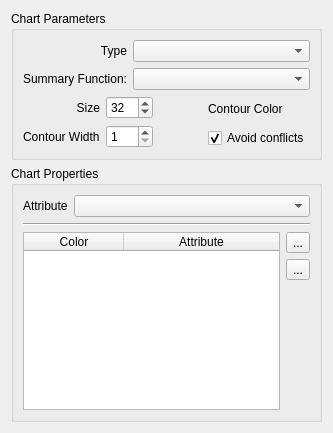
<?xml version="1.0" encoding="UTF-8"?>
<ui version="4.0">
 <class>ChartLayerWidgetForm</class>
 <widget class="QWidget" name="ChartLayerWidgetForm">
  <property name="geometry">
   <rect>
    <x>0</x>
    <y>0</y>
    <width>333</width>
    <height>433</height>
   </rect>
  </property>
  <property name="windowTitle">
   <string>Chart Layer</string>
  </property>
  <layout class="QGridLayout" name="gridLayout_16">
   <item row="0" column="0">
    <layout class="QGridLayout" name="gridLayout_15">
     <item row="0" column="0">
      <widget class="QGroupBox" name="groupBox">
       <property name="title">
        <string>Chart Parameters</string>
       </property>
       <layout class="QGridLayout" name="gridLayout_14">
        <item row="0" column="0">
         <layout class="QGridLayout" name="gridLayout_13">
          <item row="0" column="0">
           <layout class="QGridLayout" name="gridLayout">
            <item row="0" column="0">
             <widget class="QLabel" name="label">
              <property name="text">
               <string>Type</string>
              </property>
              <property name="alignment">
               <set>Qt::AlignRight|Qt::AlignTrailing|Qt::AlignVCenter</set>
              </property>
             </widget>
            </item>
            <item row="0" column="1">
             <widget class="QComboBox" name="m_typeComboBox">
              <property name="sizePolicy">
               <sizepolicy hsizetype="MinimumExpanding" vsizetype="Fixed">
                <horstretch>0</horstretch>
                <verstretch>0</verstretch>
               </sizepolicy>
              </property>
             </widget>
            </item>
            <item row="1" column="0">
             <widget class="QLabel" name="m_summaryLabel">
              <property name="text">
               <string>Summary Function:</string>
              </property>
              <property name="alignment">
               <set>Qt::AlignRight|Qt::AlignTrailing|Qt::AlignVCenter</set>
              </property>
             </widget>
            </item>
            <item row="1" column="1">
             <widget class="QComboBox" name="m_summaryComboBox"/>
            </item>
           </layout>
          </item>
          <item row="1" column="0">
           <layout class="QGridLayout" name="gridLayout_11">
            <item row="0" column="0">
             <layout class="QGridLayout" name="gridLayout_10">
              <item row="0" column="0">
               <layout class="QGridLayout" name="gridLayout_9">
                <item row="0" column="0">
                 <widget class="QLabel" name="label_2">
                  <property name="text">
                   <string>Size</string>
                  </property>
                  <property name="alignment">
                   <set>Qt::AlignRight|Qt::AlignTrailing|Qt::AlignVCenter</set>
                  </property>
                 </widget>
                </item>
                <item row="1" column="0">
                 <widget class="QLabel" name="label_6">
                  <property name="text">
                   <string>Contour Width</string>
                  </property>
                 </widget>
                </item>
               </layout>
              </item>
              <item row="0" column="1">
               <layout class="QGridLayout" name="gridLayout_2">
                <item row="0" column="0">
                 <widget class="QSpinBox" name="m_sizeSpinBox">
                  <property name="minimum">
                   <number>12</number>
                  </property>
                  <property name="maximum">
                   <number>128</number>
                  </property>
                  <property name="value">
                   <number>32</number>
                  </property>
                 </widget>
                </item>
                <item row="1" column="0">
                 <widget class="QSpinBox" name="m_contourWidthSpinBox">
                  <property name="minimum">
                   <number>1</number>
                  </property>
                  <property name="maximum">
                   <number>20</number>
                  </property>
                 </widget>
                </item>
               </layout>
              </item>
             </layout>
            </item>
            <item row="0" column="1">
             <spacer name="horizontalSpacer">
              <property name="orientation">
               <enum>Qt::Horizontal</enum>
              </property>
              <property name="sizeHint" stdset="0">
               <size>
                <width>40</width>
                <height>20</height>
               </size>
              </property>
             </spacer>
            </item>
            <item row="0" column="2">
             <layout class="QGridLayout" name="gridLayout_4">
              <item row="0" column="0">
               <layout class="QGridLayout" name="gridLayout_3">
                <item row="0" column="0">
                 <widget class="QLabel" name="label_5">
                  <property name="text">
                   <string>Contour Color</string>
                  </property>
                 </widget>
                </item>
                <item row="0" column="1">
                 <widget class="QWidget" name="m_contourColorWidget" native="true"/>
                </item>
               </layout>
              </item>
              <item row="1" column="0">
               <widget class="QCheckBox" name="m_avoidConflictsCheckBox">
                <property name="text">
                 <string>Avoid conflicts</string>
                </property>
                <property name="checked">
                 <bool>true</bool>
                </property>
               </widget>
              </item>
             </layout>
            </item>
           </layout>
          </item>
         </layout>
        </item>
       </layout>
      </widget>
     </item>
     <item row="1" column="0">
      <widget class="QGroupBox" name="groupBox_2">
       <property name="title">
        <string>Chart Properties</string>
       </property>
       <layout class="QGridLayout" name="gridLayout_12">
        <item row="0" column="0">
         <layout class="QGridLayout" name="gridLayout_8">
          <item row="0" column="0">
           <layout class="QGridLayout" name="gridLayout_5">
            <item row="0" column="0">
             <widget class="QLabel" name="label_4">
              <property name="text">
               <string>Attribute</string>
              </property>
             </widget>
            </item>
            <item row="0" column="1">
             <widget class="QComboBox" name="m_attrComboBox">
              <property name="sizePolicy">
               <sizepolicy hsizetype="MinimumExpanding" vsizetype="Fixed">
                <horstretch>0</horstretch>
                <verstretch>0</verstretch>
               </sizepolicy>
              </property>
             </widget>
            </item>
           </layout>
          </item>
          <item row="2" column="0">
           <layout class="QGridLayout" name="gridLayout_7">
            <item row="0" column="0">
             <widget class="QTableWidget" name="m_tableWidget">
              <property name="alternatingRowColors">
               <bool>true</bool>
              </property>
              <property name="selectionMode">
               <enum>QAbstractItemView::ExtendedSelection</enum>
              </property>
              <attribute name="horizontalHeaderStretchLastSection">
               <bool>true</bool>
              </attribute>
              <column>
               <property name="text">
                <string>Color</string>
               </property>
              </column>
              <column>
               <property name="text">
                <string>Attribute</string>
               </property>
              </column>
             </widget>
            </item>
            <item row="0" column="1">
             <layout class="QGridLayout" name="gridLayout_6">
              <item row="0" column="0">
               <widget class="QToolButton" name="m_addToolButton">
                <property name="text">
                 <string>...</string>
                </property>
               </widget>
              </item>
              <item row="1" column="0">
               <widget class="QToolButton" name="m_removeToolButton">
                <property name="text">
                 <string>...</string>
                </property>
               </widget>
              </item>
              <item row="2" column="0">
               <spacer name="verticalSpacer">
                <property name="orientation">
                 <enum>Qt::Vertical</enum>
                </property>
                <property name="sizeHint" stdset="0">
                 <size>
                  <width>20</width>
                  <height>40</height>
                 </size>
                </property>
               </spacer>
              </item>
             </layout>
            </item>
           </layout>
          </item>
          <item row="1" column="0">
           <widget class="Line" name="line_2">
            <property name="orientation">
             <enum>Qt::Horizontal</enum>
            </property>
           </widget>
          </item>
         </layout>
        </item>
       </layout>
      </widget>
     </item>
    </layout>
   </item>
  </layout>
 </widget>
 <resources/>
 <connections/>
</ui>
